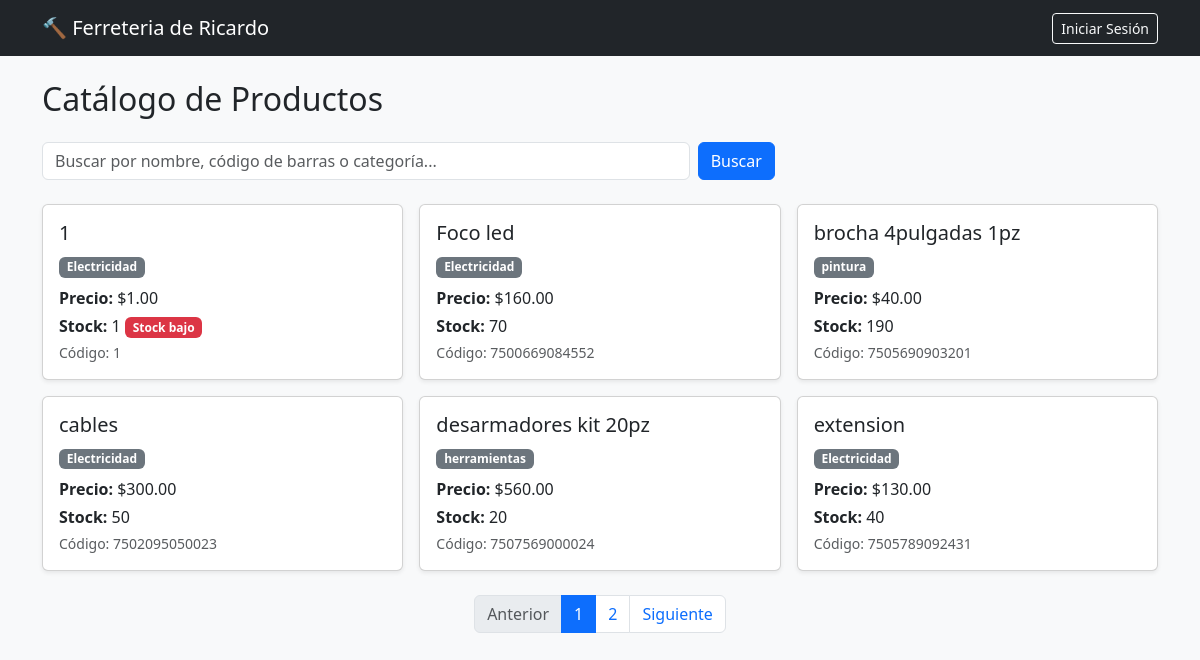
The page / on the database its author committed.
### tienda/models.py (models this page shows, shortened)
class Producto(models.Model):
    nombre = models.CharField(max_length=150)
    categoria = models.ForeignKey(
        Categoria, on_delete=models.PROTECT, related_name="productos"
    )
    precio = models.DecimalField(max_digits=10, decimal_places=2)
    stock = models.PositiveIntegerField(default=0)
    codigo_barras = models.CharField("código de barras", max_length=50, unique=True)
    class Meta:
        ordering = ["nombre"]
    @property
    def stock_bajo(self):
        return self.stock <= 5

class Categoria(models.Model):
    nombre = models.CharField(max_length=100, unique=True)
    class Meta:
        verbose_name_plural = "Categorías"
        ordering = ["nombre"]
    def __str__(self):
        return self.nombre

### tienda/views.py (the view)
# urls.py: path('', views.ProductoListView.as_view(), name='inicio'),
class ProductoListView(ListView):
    model = Producto
    template_name = 'tienda/producto_list.html'
    context_object_name = 'productos'
    paginate_by = 6
    def get_queryset(self):
        queryset = super().get_queryset().select_related('categoria')
        q = self.request.GET.get('q', '').strip()
        if q:
            queryset = queryset.filter(
                Q(nombre__icontains=q)
                | Q(codigo_barras__icontains=q)
                | Q(categoria__nombre__icontains=q)
            )
        return queryset
    def get_context_data(self, **kwargs):
        context = super().get_context_data(**kwargs)
        context['q'] = self.request.GET.get('q', '').strip()
        return context

### tienda/templates/tienda/producto_list.html (shortened to what this page needs)
{% extends 'base.html' %}
{% block contenido %}
<h2 class="mb-4">Catálogo de Productos</h2>
<form method="get" class="row g-2 mb-4">
    <div class="col-md-7">
        <input type="text" name="q" value="{{ q }}" class="form-control"
               placeholder="Buscar por nombre, código de barras o categoría...">
    </div>
    <div class="col-auto">
        <button type="submit" class="btn btn-primary">Buscar</button>
    </div>
</form>
<div class="row g-3">
    {% for p in productos %}
        <div class="col-md-4">
            <div class="card h-100 shadow-sm">
                <div class="card-body">
                    <h5 class="card-title">{{ p.nombre }}</h5>
                    <span class="badge text-bg-secondary mb-2">{{ p.categoria }}</span>
                    <p class="card-text mb-1"><strong>Precio:</strong> ${{ p.precio }}</p>
                    <p class="card-text mb-1">
                        <strong>Stock:</strong> {{ p.stock }}
                        {% if p.stock_bajo %}<span class="badge text-bg-danger">Stock bajo</span>{% endif %}
                    </p>
                    <p class="card-text text-muted small mb-0">Código: {{ p.codigo_barras }}</p>
                </div>
            </div>
        </div>
    {% empty %}
        <p>No se encontraron productos.</p>
    {% endfor %}
</div>
{% if is_paginated %}
<nav class="mt-4">
    <ul class="pagination justify-content-center">
        {% if page_obj.has_previous %}
            <li class="page-item">
                <a class="page-link" href="?page={{ page_obj.previous_page_number }}{% if q %}&q={{ q|urlencode }}{% endif %}">Anterior</a>
            </li>
        {% else %}
            <li class="page-item disabled"><span class="page-link">Anterior</span></li>
        {% endif %}
        {% for num in paginator.page_range %}
            <li class="page-item {% if num == page_obj.number %}active{% endif %}">
                <a class="page-link" href="?page={{ num }}{% if q %}&q={{ q|urlencode }}{% endif %}">{{ num }}</a>
            </li>
        {% endfor %}
        {% if page_obj.has_next %}
            <li class="page-item">
                <a class="page-link" href="?page={{ page_obj.next_page_number }}{% if q %}&q={{ q|urlencode }}{% endif %}">Siguiente</a>
            </li>
        {% else %}
            <li class="page-item disabled"><span class="page-link">Siguiente</span></li>
        {% endif %}
    </ul>
</nav>
{% endif %}
{% endblock %}

### tienda/templates/base.html (shortened to what this page needs)
<!DOCTYPE html>
<html lang="es">
<head>
    <link href="https://cdn.jsdelivr.net/npm/bootstrap@5.3.3/dist/css/bootstrap.min.css" rel="stylesheet">
</head>
<body class="bg-light">
<nav class="navbar navbar-expand-lg navbar-dark bg-dark">
    <div class="container">
        <a class="navbar-brand" href="{% url 'inicio' %}">🔨  Ferreteria de Ricardo</a>
        <div class="collapse navbar-collapse" id="menu">
            <ul class="navbar-nav ms-auto align-items-lg-center gap-lg-2">
                {% if user.is_authenticated %}
                    <li class="nav-item"><span class="navbar-text text-white">Hola, {{ user.username }}</span></li>
                    <li class="nav-item"><a class="btn btn-success btn-sm" href="{% url 'producto_crear' %}">+ Nuevo Producto</a></li>
                    <li class="nav-item"><a class="nav-link" href="{% url 'cliente_lista' %}">Clientes</a></li>
                    <li class="nav-item">
                        <form method="post" action="{% url 'logout' %}">
                            {% csrf_token %}
                            <button type="submit" class="btn btn-outline-light btn-sm">Cerrar Sesión</button>
                        </form>
                    </li>
                {% else %}
                    <li class="nav-item"><a class="btn btn-outline-light btn-sm" href="{% url 'login' %}">Iniciar Sesión</a></li>
                {% endif %}
            </ul>
        </div>
    </div>
</nav>
<div class="container mt-4">
    {% block contenido %}{% endblock %}
</div>
</body>
</html>

### rows shown on the page
Producto: nombre "1", categoria "Electricidad", precio "1.00", stock "1", shows "Stock bajo", codigo_barras "1"
Producto: nombre "Foco led", categoria "Electricidad", precio "160.00", stock "70", codigo_barras "7500669084552"
Producto: nombre "brocha 4pulgadas 1pz", categoria "pintura", precio "40.00", stock "190", codigo_barras "7505690903201"
Producto: nombre "cables", categoria "Electricidad", precio "300.00", stock "50", codigo_barras "7502095050023"
Producto: nombre "desarmadores kit 20pz", categoria "herramientas", precio "560.00", stock "20", codigo_barras "7507569000024"
Producto: nombre "extension", categoria "Electricidad", precio "130.00", stock "40", codigo_barras "7505789092431"

### other values the page prints
{{ num }} "1" "2"
